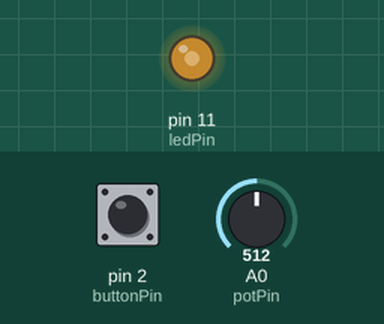
The sketch below on a simulated Arduino Uno, built with avr-gcc and run on an emulated ATmega328P. On the bench: output pins drawn as LEDs (lit = HIGH). The test bench sets the inputs (shaded band); at power-on: A0 (potPin) = 512, pin 2 (buttonPin) HIGH.

Above: at 1.2 s.
1.3 s: A0 (potPin) set to 716
At 2.3 s:
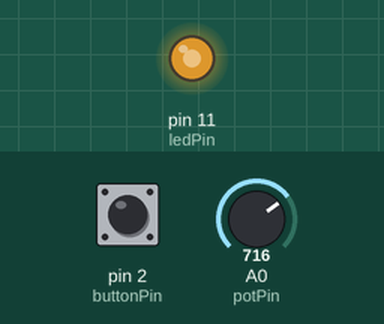
2.8 s: A0 (potPin) set to 900
At 3.6 s:
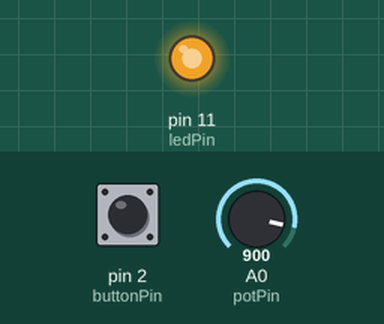
4.3 s: A0 (potPin) set to 122
At 4.6 s:
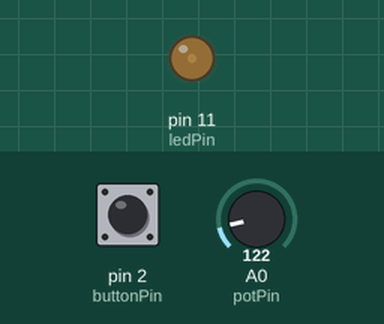
5.8 s: A0 (potPin) set to 0
At 6.9 s:
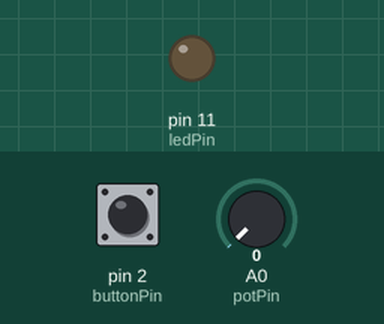
8.9 s: A0 (potPin) set to 511
At 9.4 s:
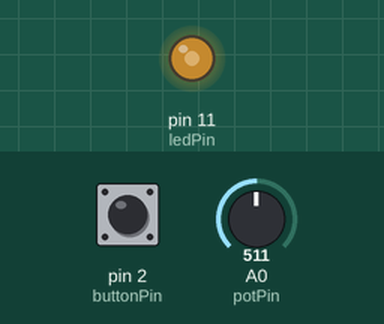
Timing chart, 0 to 11.4 s (numbered marks = the images above; inputs shaded):
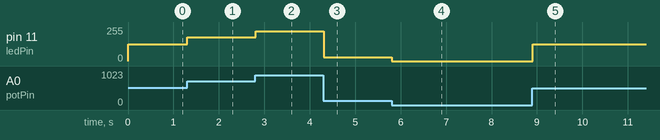

The sketch:

6.ino
```cpp
const int potPin = A0;
const int ledPin = 11;
const int buttonPin = 2;

int potValue = 0;
int ledBrightness = 0;
int savedBrightness = 0;
int buttonState = HIGH;
int lastButtonState = HIGH;

void setup() {
  pinMode(ledPin, OUTPUT);
  pinMode(buttonPin, INPUT_PULLUP);
  Serial.begin(9600);
}

void loop() {
  buttonState = digitalRead(buttonPin);

  if (buttonState != lastButtonState) {
    delay(50);
    if (digitalRead(buttonPin) != buttonState) {
      lastButtonState = buttonState;
    }
  }

  if (buttonState == LOW) {
    if (lastButtonState == HIGH) {
      savedBrightness = ledBrightness;
    }

    analogWrite(ledPin, savedBrightness);

    Serial.print("Изменение яркости невозможно! Положение потенциометра: ");
    potValue = analogRead(potPin);
    Serial.println(potValue);
  } else {
    potValue = analogRead(potPin);
    ledBrightness = map(potValue, 0, 1023, 0, 255);
    analogWrite(ledPin, ledBrightness);
  }

  lastButtonState = buttonState;
  delay(10);
}
```

Measured:
- after the input at 1.3 s, pin 11 (ledPin): 127/255 → 178/255 at once
- after the input at 2.8 s, pin 11 (ledPin): 178/255 → 224/255 at once
- after the input at 4.3 s, pin 11 (ledPin): 224/255 → 30/255 at once
- after the input at 5.8 s, pin 11 (ledPin): 30/255 → 0/255 at once
- after the input at 8.9 s, pin 11 (ledPin): 0/255 → 127/255 at once
